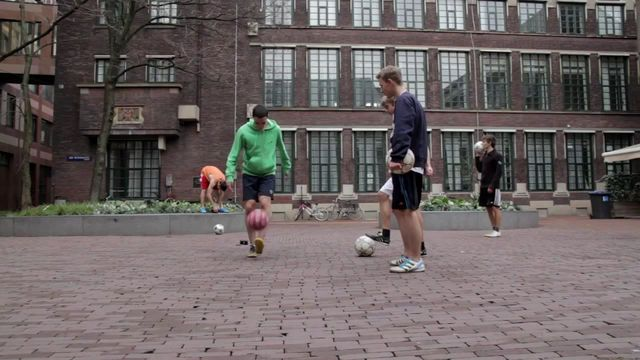
#> input picture project/sequence/00000001.jpg, 640 x 360 px; its folder holds only this picture in this run
$ jupyter execute t2.ipynb
#> lines starting #> are read from the running program, lines starting #| are printed output that depends on the picture
[cell 1]
import cv2
import numpy as np
import os
from scipy import ndimage

def compute_likelihood_map(frame, object_hypothesis, object_model):
    hsv = cv2.cvtColor(frame, cv2.COLOR_BGR2HSV)
    object_hist = object_model['histogram']
    likelihood_map = cv2.calcBackProject([hsv], [0, 1], object_hist, [0, 180, 0, 256], 1)
    likelihood_map = cv2.normalize(likelihood_map, None, 0, 1, cv2.NORM_MINMAX)
    return likelihood_map

def compute_cumulative_histograms(likelihood_map, object_region, surrounding_region):
    h_o = np.histogram(likelihood_map[tuple(object_region)], bins=256, range=(0, 1))[0]
    h_s = np.histogram(likelihood_map[tuple(surrounding_region)], bins=256, range=(0, 1))[0]
    c_o = np.cumsum(h_o) / np.sum(h_o)
    c_s = np.cumsum(h_s) / np.sum(h_s)
    return c_o, c_s

def adaptive_threshold(c_o, c_s):

    valid_thresholds = np.where(c_o + c_s >= 1)[0]
    costs = 2 * c_o[valid_thresholds] - np.append(c_o[valid_thresholds[1:]], [1]) + c_s[valid_thresholds]
    tau_star = valid_thresholds[np.argmin(costs)] / 255.0
    return tau_star

def estimate_scale(likelihood_map, object_hypothesis, tau):
    segmentation = likelihood_map > tau
    safe_region = np.zeros_like(segmentation)
    top, left, bottom, right = object_hypothesis
    safe_region[top:bottom, left:right] = True
    safe_region[top+1:bottom-1, left+1:right-1] = False  # Inner 80% (approximated)

    labeled, num_features = ndimage.label(segmentation)
    object_mask = np.zeros_like(segmentation)

    for label in range(1, num_features + 1):
        component = labeled == label
        if np.any(component & safe_region):
            avg_likelihood = np.mean(likelihood_map[component])
            if avg_likelihood > tau:
                object_mask |= component

    if np.sum(object_mask) == 0:
        return object_hypothesis

    rows, cols = np.where(object_mask)
    top, bottom = np.min(rows), np.max(rows)
    left, right = np.min(cols), np.max(cols)
    return np.array([top, left, bottom, right])

def generate_hypotheses(initial_hypothesis, scale_factors, translations, image_shape):

    hypotheses = []
    top, left, bottom, right = initial_hypothesis
    height = bottom - top
    width = right - left

    for scale in scale_factors:
        # Scale the bounding box
        new_height = int(height * scale)
        new_width = int(width * scale)

        for dy, dx in translations:
            # Translate the bounding box
            new_top = max(0, top + dy)
            new_left = max(0, left + dx)
            new_bottom = min(image_shape[0], new_top + new_height)
            new_right = min(image_shape[1], new_left + new_width)

            # Add the new hypothesis if it's within the image bounds
            hypotheses.append((new_top, new_left, new_bottom, new_right))

    return hypotheses
def compute_visual_score(likelihood_map, object_hypothesis):
    top, left, bottom, right = object_hypothesis
    return np.sum(likelihood_map[top:bottom, left:right])
def compute_spatial_score(object_hypothesis, previous_center, sigma):

    top, left, bottom, right = object_hypothesis
    rows, cols = np.mgrid[top:bottom, left:right]
    distances = (rows - previous_center[0])**2 + (cols - previous_center[1])**2
    spatial_score = np.sum(np.exp(-distances / (2 * sigma**2)))
    return spatial_score
def find_best_hypothesis(likelihood_map, hypotheses, previous_center, sigma=10):
    best_hypothesis = None
    best_score = -np.inf

    for hypothesis in hypotheses:
        visual_score = compute_visual_score(likelihood_map, hypothesis)
        spatial_score = compute_spatial_score(hypothesis, previous_center, sigma)
        total_score = visual_score * spatial_score

        if total_score > best_score:
            best_score = total_score
            best_hypothesis = hypothesis

    return best_hypothesis
def update_object_hypothesis(prev_hypothesis, scale_estimate, lambda_s,likelihood_map):
    # Example usage
    # initial_hypothesis = (100, 150, 200, 250)  # Example bounding box: (top, left, bottom, right)
    scale_factors = [0.2, 1.0, .2]  # Scale down to 80%, keep original, scale up to 120%
    translations = [(0, 0), (-5, -5), (5, 5), (-10, 0), (10, 0)]  # Various translations

    # Assuming image shape is (height, width)
    image_shape = (360, 640)  # Example image size
    hypotheses = generate_hypotheses(prev_hypothesis, scale_factors, translations, image_shape)
    print("hypotheses")
    print(type( hypotheses))
    print(scale_estimate.shape)
    best_hypothesis = find_best_hypothesis(likelihood_map, hypotheses, prev_hypothesis, sigma=10)
    print("best_hypothesis",np.array( best_hypothesis).shape)
    return np.array( best_hypothesis)

def update_object_model(frame, object_hypothesis):
    top, left, bottom, right = object_hypothesis
    object_region = frame[top:bottom, left:right]
    hsv = cv2.cvtColor(object_region, cv2.COLOR_BGR2HSV)
    hist = cv2.calcHist([hsv], [0, 1], None, [180, 256], [0, 180, 0, 256])
    cv2.normalize(hist, hist, 0, 1, cv2.NORM_MINMAX)
    return {'histogram': hist}

def track_object(frames, initial_hypothesis, lambda_s=0.9, max_scale_change=0.9):
    object_hypothesis = initial_hypothesis
    object_model = None

    for frame in frames:
        if object_model is None:
            object_model = update_object_model(frame, object_hypothesis)

        likelihood_map = compute_likelihood_map(frame, object_hypothesis, object_model)
        print(likelihood_map.shape,frame.shape)


        top, left, bottom, right = object_hypothesis
        object_region = (slice(top, bottom), slice(left, right))
        surrounding_region = (slice(max(0, top-20), min(frame.shape[0], bottom+20)),
                              slice(max(0, left-20), min(frame.shape[1], right+20)))

        c_o, c_s = compute_cumulative_histograms(likelihood_map, object_region, surrounding_region)
        tau_star = adaptive_threshold(c_o, c_s)

        scale_estimate = estimate_scale(likelihood_map, object_hypothesis, tau_star)

        prev_area = np.prod(object_hypothesis[2:] - object_hypothesis[:2])
        new_area = np.prod(scale_estimate[2:] - scale_estimate[:2])

        scale_change = np.abs(new_area / prev_area - 1)
        print(object_hypothesis, scale_estimate,scale_change)
        print("scale_change",scale_change)
        # object_hypothesis = scale_estimate
        # if scale_change <= max_scale_change:
        object_hypothesis = update_object_hypothesis(object_hypothesis, scale_estimate, lambda_s,likelihood_map)
            # object_model = update_object_model(frame, object_hypothesis)
            # object_hypothesis = scale_estimate
        yield frame, object_hypothesis, likelihood_map

def main():
    sequence_folder = 'sequence/'
    frame_files = sorted([f for f in os.listdir(sequence_folder) if f.endswith('.jpg') or f.endswith('.png')])

    # Given object location
    initial_bbox = (246, 208, 23, 23)  # Converted to integer pixel values for bounding box

    initial_hypothesis = np.array([initial_bbox[1], initial_bbox[0],
                                   initial_bbox[1] + initial_bbox[3],
                                   initial_bbox[0] + initial_bbox[2]])

    frames = (cv2.imread(os.path.join(sequence_folder, f)) for f in frame_files)
    # for frame in frames:
    #     cv2.imshow('Object Tracking', frame)
    #     cv2.waitKey(0)

    for frame, object_hypothesis, likelihood_map in track_object(frames, initial_hypothesis):
#> in update_object_model, `top, left, bottom, right = object_hypothesis`: top = 208; left = 246; bottom = 231; right = 269
#> in update_object_model, `object_region = frame[top:bottom, left:right]`:
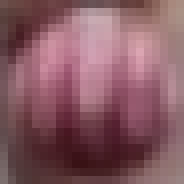
#> object_region: shape (23, 23, 3) (shown 8 times larger); mean B, G, R 98, 89.5, 133.6
#> in update_object_model, `hsv = cv2.cvtColor(object_region, cv2.COLOR_BGR2HSV)`: hsv: shape (23, 23, 3); mean H, S, V 151.9, 91.7, 133.6
#> in update_object_model, `hist = cv2.calcHist([hsv], [0, 1], None, [180, 256], [0, 180, 0, 256])`:
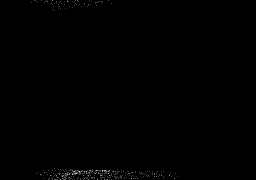
#> hist: shape (180, 256) float32; min 0, max 4, mean 0.0115; drawn with min black and max white
#> in compute_likelihood_map, `hsv = cv2.cvtColor(frame, cv2.COLOR_BGR2HSV)`: hsv: shape (360, 640, 3); mean H, S, V 85, 36.8, 108.7
#> in adaptive_threshold, `tau_star = valid_thresholds[np.argmin(costs)] / 255.0`: tau_star = 0.996
#> in estimate_scale, `top, left, bottom, right = object_hypothesis`: top = 208; left = 246; bottom = 231; right = 269
#> in estimate_scale, `labeled, num_features = ndimage.label(segmentation)`: num_features = 52
#| <class 'list'>
#| (4,)
#| best_hypothesis (4,)
        vis_frame = frame.copy()
        top, left, bottom, right = object_hypothesis
        cv2.rectangle(vis_frame, (left, top), (right, bottom), (0, 255, 0), 2)

        color_map = cv2.applyColorMap((likelihood_map * 255).astype(np.uint8), cv2.COLORMAP_JET)
        vis_likelihood = cv2.addWeighted(frame, 0.1, color_map, 0.9, 0)

        vis = np.hstack((vis_frame, vis_likelihood))
        cv2.imshow('Object Tracking', vis)
        # cv2.waitKey(0)
        key = cv2.waitKey(0) & 0xFF
        if key == 27:  # ESC key
            break
#> this loop made 1 pass; (key Esc is pressed on pass 1)

    cv2.destroyAllWindows()


if __name__ == "__main__":
    main()
